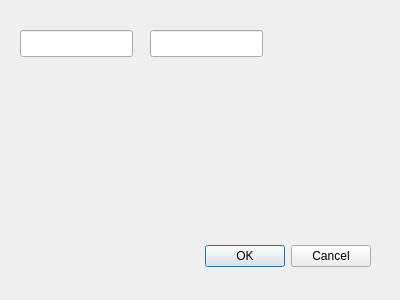
<?xml version="1.0" encoding="UTF-8"?>
<ui version="4.0">
 <class>Dialog</class>
 <widget class="QDialog" name="Dialog">
  <property name="geometry">
   <rect>
    <x>0</x>
    <y>0</y>
    <width>400</width>
    <height>300</height>
   </rect>
  </property>
  <property name="windowTitle">
   <string>Dialog</string>
  </property>
  <widget class="QDialogButtonBox" name="buttonBox">
   <property name="geometry">
    <rect>
     <x>30</x>
     <y>240</y>
     <width>341</width>
     <height>32</height>
    </rect>
   </property>
   <property name="orientation">
    <enum>Qt::Horizontal</enum>
   </property>
   <property name="standardButtons">
    <set>QDialogButtonBox::Cancel|QDialogButtonBox::Ok</set>
   </property>
  </widget>
  <widget class="QLineEdit" name="lineEdit">
   <property name="geometry">
    <rect>
     <x>20</x>
     <y>30</y>
     <width>113</width>
     <height>27</height>
    </rect>
   </property>
  </widget>
  <widget class="QLineEdit" name="lineEdit_2">
   <property name="geometry">
    <rect>
     <x>150</x>
     <y>30</y>
     <width>113</width>
     <height>27</height>
    </rect>
   </property>
  </widget>
 </widget>
 <resources/>
 <connections>
  <connection>
   <sender>buttonBox</sender>
   <signal>accepted()</signal>
   <receiver>Dialog</receiver>
   <slot>accept()</slot>
   <hints>
    <hint type="sourcelabel">
     <x>248</x>
     <y>254</y>
    </hint>
    <hint type="destinationlabel">
     <x>157</x>
     <y>274</y>
    </hint>
   </hints>
  </connection>
  <connection>
   <sender>buttonBox</sender>
   <signal>rejected()</signal>
   <receiver>Dialog</receiver>
   <slot>reject()</slot>
   <hints>
    <hint type="sourcelabel">
     <x>316</x>
     <y>260</y>
    </hint>
    <hint type="destinationlabel">
     <x>286</x>
     <y>274</y>
    </hint>
   </hints>
  </connection>
 </connections>
</ui>
